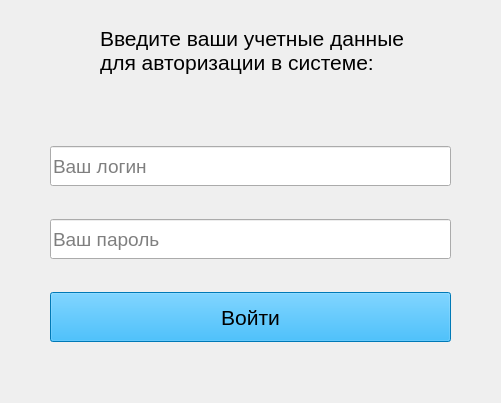
<?xml version="1.0" encoding="UTF-8"?>
<ui version="4.0">
 <class>Form</class>
 <widget class="QWidget" name="Form">
  <property name="geometry">
   <rect>
    <x>0</x>
    <y>0</y>
    <width>501</width>
    <height>403</height>
   </rect>
  </property>
  <property name="windowTitle">
   <string>Авторизация</string>
  </property>
  <property name="windowIcon">
   <iconset>
    <normaloff>silkweb/logo.jpeg</normaloff>silkweb/logo.jpeg</iconset>
  </property>
  <widget class="QLabel" name="logo">
   <property name="geometry">
    <rect>
     <x>10</x>
     <y>10</y>
     <width>80</width>
     <height>80</height>
    </rect>
   </property>
   <property name="text">
    <string/>
   </property>
   <property name="pixmap">
    <pixmap>silkweb/logo.jpeg</pixmap>
   </property>
   <property name="scaledContents">
    <bool>true</bool>
   </property>
  </widget>
  <widget class="QLabel" name="title">
   <property name="geometry">
    <rect>
     <x>100</x>
     <y>10</y>
     <width>431</width>
     <height>81</height>
    </rect>
   </property>
   <property name="font">
    <font>
     <pointsize>16</pointsize>
    </font>
   </property>
   <property name="text">
    <string>Введите ваши учетные данные 
для авторизации в системе:</string>
   </property>
  </widget>
  <widget class="QWidget" name="">
   <property name="geometry">
    <rect>
     <x>50</x>
     <y>120</y>
     <width>401</width>
     <height>251</height>
    </rect>
   </property>
   <layout class="QVBoxLayout" name="verticalLayout" stretch="0,0,0">
    <property name="spacing">
     <number>7</number>
    </property>
    <property name="sizeConstraint">
     <enum>QLayout::SetDefaultConstraint</enum>
    </property>
    <property name="bottomMargin">
     <number>0</number>
    </property>
    <item>
     <widget class="QLineEdit" name="log">
      <property name="minimumSize">
       <size>
        <width>0</width>
        <height>40</height>
       </size>
      </property>
      <property name="font">
       <font>
        <pointsize>14</pointsize>
       </font>
      </property>
      <property name="inputMask">
       <string/>
      </property>
      <property name="placeholderText">
       <string>Ваш логин</string>
      </property>
     </widget>
    </item>
    <item>
     <widget class="QLineEdit" name="password">
      <property name="minimumSize">
       <size>
        <width>0</width>
        <height>40</height>
       </size>
      </property>
      <property name="font">
       <font>
        <pointsize>14</pointsize>
       </font>
      </property>
      <property name="placeholderText">
       <string>Ваш пароль</string>
      </property>
     </widget>
    </item>
    <item>
     <widget class="QPushButton" name="auth_button">
      <property name="minimumSize">
       <size>
        <width>0</width>
        <height>50</height>
       </size>
      </property>
      <property name="font">
       <font>
        <pointsize>16</pointsize>
       </font>
      </property>
      <property name="styleSheet">
       <string notr="true">background-color: rgb(0, 170, 255);</string>
      </property>
      <property name="text">
       <string>Войти</string>
      </property>
     </widget>
    </item>
   </layout>
  </widget>
 </widget>
 <resources>
  <include location="silkweb/q.qrc"/>
 </resources>
 <connections/>
</ui>
